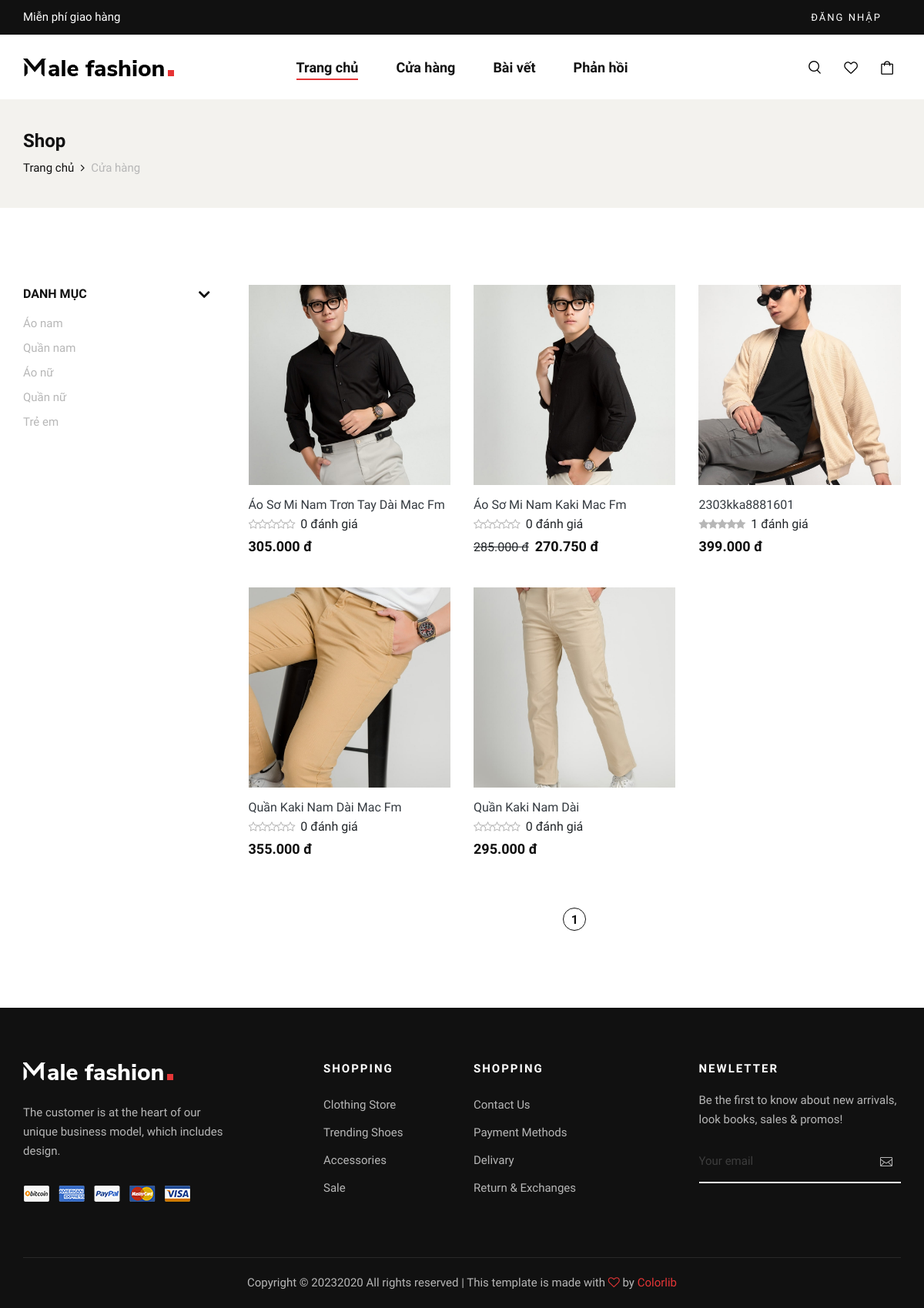
Page /timkiem.php on the committed database.
### tables this page shows
CREATE TABLE `category` (
  `id` int(11) NOT NULL,
  `name` varchar(100) DEFAULT NULL,
  `slug` varchar(100) DEFAULT NULL,
  `images` varchar(100) DEFAULT NULL,
  `banner` varchar(100) NOT NULL,
  `home` tinyint(4) NOT NULL DEFAULT 0,
  `status` tinyint(4) NOT NULL DEFAULT 1,
  `level` int(11) NOT NULL DEFAULT 0,
  `created_at` timestamp NOT NULL DEFAULT current_timestamp(),
  `updated_at` timestamp NOT NULL DEFAULT current_timestamp() ON UPDATE current_timestamp()
);

CREATE TABLE `product` (
  `id` int(11) NOT NULL,
  `name` varchar(100) DEFAULT NULL,
  `slug` varchar(100) DEFAULT NULL,
  `price` int(11) DEFAULT NULL,
  `sale` tinyint(4) DEFAULT 0,
  `thundar` varchar(200) DEFAULT NULL,
  `rated` int(11) NOT NULL DEFAULT 0,
  `comment` int(11) NOT NULL DEFAULT 0,
  `category_id` int(11) DEFAULT NULL,
  `content` text DEFAULT NULL,
  `head` int(11) DEFAULT 0,
  `view` int(11) DEFAULT 0,
  `hot` tinyint(4) DEFAULT 0,
  `number` int(11) NOT NULL DEFAULT 0,
  `status` int(10) NOT NULL DEFAULT 1,
  `create_at` timestamp NULL DEFAULT current_timestamp(),
  `update_at` timestamp NULL DEFAULT current_timestamp()
);

### libraries/Function.php (called while the page is built, shortened)
<?php
    function  getInput($string)
    {
        return isset($_GET[$string]) ? $_GET[$string] : '';
    }
    function base_url()
    {
        return $url  = "http://localhost/FashionShop/";
    }
    function uploads()
    {
        return base_url() . "public/uploads/";
    }
    function formatPrice($number)
    {
        $number = intval($number);
        return number_format($number,0,',','.');
    }
    function formatSale($number,$sale)
    {
        return ($number*(100-$sale)/100);
    }

### libraries/Database.php (called while the page is built, shortened)
<?php
class Database
{
    public $link;
    public function __construct()
    {
        $this->link = mysqli_connect("localhost", "root", "", "webfast") or die();
        mysqli_set_charset($this->link, "utf8");
    }
    public function fetchsql($sql)
    {
        $result = mysqli_query($this->link, $sql) or die("Lỗi  truy vấn sql " . mysqli_error($this->link));
        $data = [];
        if ($result) {
            while ($num = mysqli_fetch_assoc($result)) {
                $data[] = $num;
            }
        }
        return $data;
    }
    public  function fetchJones($table, $sql, $total, $page, $row, $pagi = true)
    {
        $data = [];
        $result = null;
        if ($pagi == true) {
            $sotrang = ceil($total / $row);
            $start = ($page - 1) * $row;
            $sql .= " LIMIT $start,$row ";
            $data = ["page" => $sotrang];
            $result = mysqli_query($this->link, $sql) or die("Lỗi truy vấn fetchJone ---- " . mysqli_error($this->link));
        } else {
            $result = mysqli_query($this->link, $sql) or die("Lỗi truy vấn fetchJone ---- " . mysqli_error($this->link));
        }
        if ($result) {
            while ($num = mysqli_fetch_assoc($result)) {
                $data[] = $num;
            }
        }
        return $data;
    }
}

### autoload/autoload.php (called while the page is built, shortened)
<?php
require_once __DIR__ . '/../libraries/Database.php';
require_once __DIR__ . '/../libraries/Function.php';
$db = new Database;

### timkiem.php (the view, shortened to what this page needs)
<?php require_once __DIR__ . '/autoload/autoload.php';
$f = intval(getInput('f'));
$l = intval(getInput('l'));
$the = getInput('the');
$sx = getInput('sx');
if ($f == 0 && $l == 0) {
    if ($sx == "") {
        $sql = "SELECT product.*, GROUP_CONCAT(product_images.image ORDER BY product_images.image) AS images FROM product LEFT JOIN category ON category.id = product.category_id JOIN product_images on product_images.product_id = product.id WHERE category.level = 0 AND product.slug LIKE'%" . $the . "%' GROUP BY product.id";
    }
}
$total = count($db->fetchsql($sql));
if (isset($_GET['page'])) {
    $p = $_GET['page'];
} else {
    $p = 1;
}
$product = $db->fetchJones("product", $sql, $total, $p, 30, true);
if (isset($product)) {
    $sotrang = $product['page'];
    unset($product['page']);
}
?>
<?php require_once __DIR__ . '/layouts/header.php'; ?>
<section class="breadcrumb-option">
    <div class="container">
        <div class="row">
            <div class="col-lg-12">
                <div class="breadcrumb__text">
                    <h4>Shop</h4>
                    <div class="breadcrumb__links">
                        <a href="index.php">Trang chủ</a>
                        <span>Cửa hàng</span>
                    </div>
                </div>
            </div>
        </div>
    </div>
</section>
<section class="shop spad">
    <div class="container">
        <div class="row">
            <div class="col-lg-3">
                <div class="shop__sidebar">
                    <div class="shop__sidebar__accordion">
                        <div class="accordion" id="accordionExample">
                            <div class="card">
                                <div class="card-heading">
                                    <a data-toggle="collapse" data-target="#collapseOne">Danh mục</a>
                                </div>
                                <div id="collapseOne" class="collapse show" data-parent="#accordionExample">
                                    <div class="card-body">
                                        <div class="shop__sidebar__categories">
                                            <ul class="nice-scroll" tabindex="1" style="overflow-y: hidden; outline: none;">
                                                <?php foreach ($categories as $cate) : ?>
                                                    <li><a href="danh-muc.php?id=<?= $cate['id'] ?>"><?= $cate['name'] ?></a></li>
                                                <?php endforeach ?>
                                            </ul>
                                        </div>
                                    </div>
                                </div>
                            </div>
                        </div>
                    </div>
                </div>
            </div>
            <div class="col-lg-9">
                <div class="row">
                    <?php foreach ($product as $item) : ?>
                        <div class="col-lg-4 col-md-6 col-sm-6">
                            <div class="product__item">
                                <?php
                                $images = explode(',', $item['images']);
                                $image1 = (count($images) > 0) ? $images[0] : null;
                                ?>
                                <div class="product__item__pic set-bg" data-setbg="<?= uploads() ?>product/<?= $image1 ?>" style="background-image: url('<?= uploads() ?>product/<?= $item['images'] ?>');">
                                </div>
                                <h6 class="pt-3"><a href="san_pham.php?id=<?= $item['id'] ?>" class="text-dark position-relative opacity-100 visible" style="opacity: 1;"><?= $item['name'] ?></a></h6>
                                <div class="product__item__text pt-1">
                                    <div class="rating">
                                        <i class="fa fa-star<?php if ($item['rated'] < 1) : ?>-o<?php endif ?>"></i>
                                        <i class="fa fa-star<?php if ($item['rated'] < 2) : ?>-o<?php endif ?>"></i>
                                        <i class="fa fa-star<?php if ($item['rated'] < 3) : ?>-o<?php endif ?>"></i>
                                        <i class="fa fa-star<?php if ($item['rated'] < 4) : ?>-o<?php endif ?>"></i>
                                        <i class="fa fa-star<?php if ($item['rated'] < 5) : ?>-o<?php endif ?>"></i>
                                        <span class="ml-2"> <?= $item['comment'] ?> đánh giá </span>
                                    </div>
                                    <div class="d-flex">
                                        <?php if ($item['sale'] > 0) : ?>
                                            <span class="mr-2">
                                                <strike class="sale"><?= formatPrice($item['price']) ?> đ</strike>
                                            </span>
                                        <?php endif ?>
                                        <h5 class="price"><?= formatPrice(formatSale($item['price'], $item['sale'])) ?> đ</h5>
                                    </div>
                                </div>
                            </div>
                        </div>
                    <?php endforeach ?>
                </div>
                <div class="row justify-content-center">
                    <div class="product__pagination d-flex justify-content-center">
                        <?php for ($i = 1; $i <= $sotrang; $i++) : ?>
                            <?php
                            if (isset($_GET['page'])) {
                                $p = $_GET['page'];
                            } else {
                                $p = 1;
                            }
                            ?>
                            <a class="<?= ($i == $p) ? 'active' : '' ?>" href="?keyword=<?= $the ?>&&sx=<?= $sx ?>&&f=<?= $f ?>&&l=<?= $l ?>&&page=<?= $i; ?>"><?= $i; ?></a>
                        <?php endfor; ?>
                    </div>
                </div>
            </div>
        </div>
    </div>
</section>
<?php require_once __DIR__ . '/layouts/footer.php'; ?>

### layouts/header.php (shortened to what this page needs)
<?php
require_once __DIR__ . '/../autoload/autoload.php';
$categories = $db->fetchsql("SELECT * FROM category WHERE level = 0 AND status = 1 AND home = 0 LIMIT 10");
?>
<!DOCTYPE html>
<html>
<head>
	<link rel="stylesheet" href="<?php echo base_url() ?>public/frontend/css/bootstrap.min.css" type="text/css">
	<link rel="stylesheet" href="<?php echo base_url() ?>public/frontend/css/font-awesome.min.css" type="text/css">
	<link rel="stylesheet" href="<?php echo base_url() ?>public/frontend/css/elegant-icons.css" type="text/css">
	<link rel="stylesheet" href="<?php echo base_url() ?>public/frontend/css/magnific-popup.css" type="text/css">
	<link rel="stylesheet" href="<?php echo base_url() ?>public/frontend/css/nice-select.css" type="text/css">
	<link rel="stylesheet" href="<?php echo base_url() ?>public/frontend/css/owl.carousel.min.css" type="text/css">
	<link rel="stylesheet" href="<?php echo base_url() ?>public/frontend/css/slicknav.min.css" type="text/css">
	<link rel="stylesheet" href="<?php echo base_url() ?>public/frontend/css/style.css" type="text/css">
</head>
<body>
	<header class="header">
		<div class="header__top">
			<div class="container">
				<div class="row">
					<div class="col-lg-6 col-md-7">
						<div class="header__top__left">
							<p>Miễn phí giao hàng</p>
						</div>
					</div>
					<div class="col-lg-6 col-md-5">
						<div class="header__top__right">
							<div class="header__top__links">
								<?php if (isset($_SESSION['name_user'])) : ?>
									<a href="dang-xuat.php">Đăng xuất</a>
									<a href="ls-mua-hang.php">Lịch sử mua hàng</a>
								<?php else : ?>
									<a href="dang-nhap.php?path=<?php echo $_SERVER['SERVER_NAME'] . $_SERVER['REQUEST_URI'] ?>">Đăng nhập</a>
								<?php endif ?>
							</div>
						</div>
					</div>
				</div>
			</div>
		</div>
		<div class="container">
			<div class="row">
				<div class="col-lg- col-md-3">
					<div class="header__logo">
						<a href="index.php"><img src="<?php echo base_url() ?>public/frontend/img/logo.png" alt=""></a>
					</div>
				</div>
				<div class="col-lg-6 col-md-6">
					<nav class="header__menu mobile-menu">
						<ul>
							<li class="active"><a href="index.php">Trang chủ</a></li>
							<li><a href="timkiem.php?keyword=">Cửa hàng</a></li>
							<li><a href="./blog.html">Bài vết</a></li>
							<li><a href="feedback.php">Phản hồi</a></li>
						</ul>
					</nav>
				</div>
				<div class="col-lg-3 col-md-3">
					<div class="header__nav__option">
						<a href="#" class="search-switch"><img src="<?php echo base_url() ?>public/frontend/img/icon/search.png" alt=""></a>
						<a href="wishlist.php"><img src="<?php echo base_url() ?>public/frontend/img/icon/heart.png" alt=""></a>
						<a class="giohang cursor" href="giohang.php"><img src="<?php echo base_url() ?>public/frontend/img/icon/cart.png" alt=""> <span class="cart-total"></span></a>
					</div>
				</div>
			</div>
		</div>
	</header>

### layouts/footer.php (shortened to what this page needs)
<footer class="footer">
  <div class="container">
    <div class="row">
      <div class="col-lg-3 col-md-6 col-sm-6">
        <div class="footer__about">
          <div class="footer__logo">
            <a href="#"><img src="img/footer-logo.png" alt=""></a>
          </div>
          <p>The customer is at the heart of our unique business model, which includes design.</p>
          <a href="#"><img src="img/payment.png" alt=""></a>
        </div>
      </div>
      <div class="col-lg-2 offset-lg-1 col-md-3 col-sm-6">
        <div class="footer__widget">
          <h6>Shopping</h6>
          <ul>
            <li><a href="#">Clothing Store</a></li>
            <li><a href="#">Trending Shoes</a></li>
            <li><a href="#">Accessories</a></li>
            <li><a href="#">Sale</a></li>
          </ul>
        </div>
      </div>
      <div class="col-lg-2 col-md-3 col-sm-6">
        <div class="footer__widget">
          <h6>Shopping</h6>
          <ul>
            <li><a href="#">Contact Us</a></li>
            <li><a href="#">Payment Methods</a></li>
            <li><a href="#">Delivary</a></li>
            <li><a href="#">Return & Exchanges</a></li>
          </ul>
        </div>
      </div>
      <div class="col-lg-3 offset-lg-1 col-md-6 col-sm-6">
        <div class="footer__widget">
          <h6>NewLetter</h6>
          <div class="footer__newslatter">
            <p>Be the first to know about new arrivals, look books, sales & promos!</p>
            <form action="#">
              <input type="text" placeholder="Your email">
              <button type="submit"><span class="icon_mail_alt"></span></button>
            </form>
          </div>
        </div>
      </div>
    </div>
    <div class="row">
      <div class="col-lg-12 text-center">
        <div class="footer__copyright__text">
          <p>Copyright ©
            2020
            All rights reserved | This template is made with <i class="fa fa-heart-o" aria-hidden="true"></i> by <a href="https://colorlib.com" target="_blank">Colorlib</a>
          </p>
        </div>
      </div>
    </div>
  </div>
</footer>
</body>
</html>

### rows in the picture
category: name "Áo nam"
category: name "Quần nam"
category: name "Áo nữ"
category: name "Quần nữ"
category: name "Trẻ em"
product: shows a picture, name "Áo Sơ Mi Nam Trơn Tay Dài Mac Fm", rated 0 (drawn), comment "0", price+sale "305.000"
product: shows a picture, name "Áo Sơ Mi Nam Kaki Mac Fm", rated 0 (drawn), comment "0", price "285.000", price+sale "270.750"
product: shows a picture, name "2303kka8881601", rated 5 (drawn), comment "1", price+sale "399.000"
product: shows a picture, name "Quần Kaki Nam Dài Mac Fm", rated 0 (drawn), comment "0", price+sale "355.000"
product: shows a picture, name "Quần Kaki Nam Dài", rated 0 (drawn), comment "0", price+sale "295.000"
